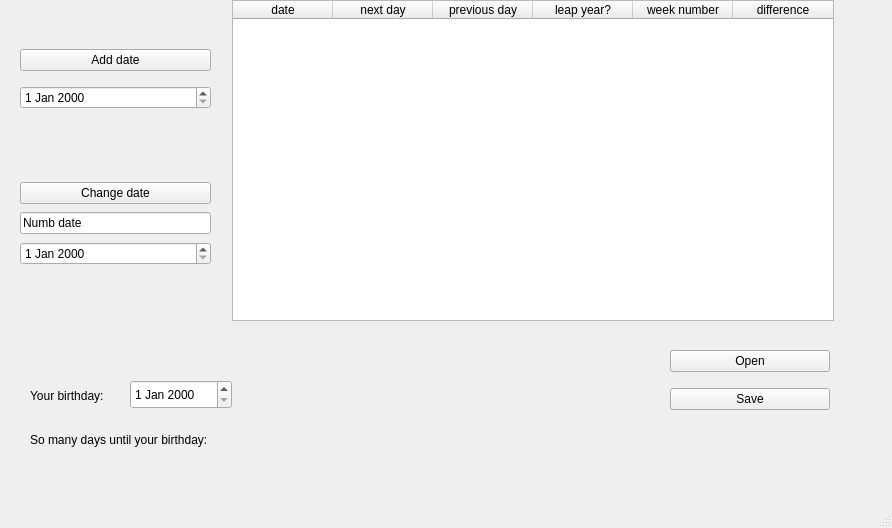
<?xml version="1.0" encoding="UTF-8"?>
<ui version="4.0">
 <class>MainWindow</class>
 <widget class="QMainWindow" name="MainWindow">
  <property name="enabled">
   <bool>true</bool>
  </property>
  <property name="geometry">
   <rect>
    <x>0</x>
    <y>0</y>
    <width>892</width>
    <height>528</height>
   </rect>
  </property>
  <property name="windowTitle">
   <string>Date</string>
  </property>
  <widget class="QWidget" name="bday">
   <widget class="QLabel" name="label">
    <property name="geometry">
     <rect>
      <x>30</x>
      <y>430</y>
      <width>191</width>
      <height>20</height>
     </rect>
    </property>
    <property name="text">
     <string>So many days until your birthday:</string>
    </property>
   </widget>
   <widget class="QLabel" name="number">
    <property name="geometry">
     <rect>
      <x>220</x>
      <y>430</y>
      <width>181</width>
      <height>20</height>
     </rect>
    </property>
    <property name="text">
     <string/>
    </property>
   </widget>
   <widget class="QDateEdit" name="getBirthday">
    <property name="geometry">
     <rect>
      <x>130</x>
      <y>380</y>
      <width>102</width>
      <height>29</height>
     </rect>
    </property>
   </widget>
   <widget class="QLabel" name="birthdaylbl">
    <property name="geometry">
     <rect>
      <x>30</x>
      <y>380</y>
      <width>81</width>
      <height>31</height>
     </rect>
    </property>
    <property name="font">
     <font>
      <kerning>true</kerning>
     </font>
    </property>
    <property name="text">
     <string>Your birthday:</string>
    </property>
   </widget>
   <widget class="QTableWidget" name="datesd">
    <property name="geometry">
     <rect>
      <x>232</x>
      <y>0</y>
      <width>602</width>
      <height>321</height>
     </rect>
    </property>
    <property name="lineWidth">
     <number>2</number>
    </property>
    <property name="autoScroll">
     <bool>true</bool>
    </property>
    <column>
     <property name="text">
      <string>date</string>
     </property>
    </column>
    <column>
     <property name="text">
      <string>next day</string>
     </property>
    </column>
    <column>
     <property name="text">
      <string>previous day</string>
     </property>
    </column>
    <column>
     <property name="text">
      <string>leap year?</string>
     </property>
    </column>
    <column>
     <property name="text">
      <string>week number</string>
     </property>
    </column>
    <column>
     <property name="text">
      <string>difference</string>
     </property>
    </column>
   </widget>
   <widget class="QWidget" name="verticalLayoutWidget">
    <property name="geometry">
     <rect>
      <x>20</x>
      <y>40</y>
      <width>191</width>
      <height>80</height>
     </rect>
    </property>
    <layout class="QVBoxLayout" name="verticalLayout">
     <item>
      <widget class="QPushButton" name="AddDate">
       <property name="text">
        <string>Add date</string>
       </property>
      </widget>
     </item>
     <item>
      <widget class="QDateEdit" name="getDay">
       <property name="maximumDate">
        <date>
         <year>9990</year>
         <month>12</month>
         <day>31</day>
        </date>
       </property>
       <property name="minimumDate">
        <date>
         <year>1752</year>
         <month>11</month>
         <day>1</day>
        </date>
       </property>
      </widget>
     </item>
    </layout>
   </widget>
   <widget class="QWidget" name="verticalLayoutWidget_2">
    <property name="geometry">
     <rect>
      <x>20</x>
      <y>180</y>
      <width>191</width>
      <height>87</height>
     </rect>
    </property>
    <layout class="QVBoxLayout" name="verticalLayout_2">
     <item>
      <widget class="QPushButton" name="ChangeDate">
       <property name="text">
        <string>Change date</string>
       </property>
      </widget>
     </item>
     <item>
      <widget class="QLineEdit" name="NumDate">
       <property name="text">
        <string>Numb date</string>
       </property>
      </widget>
     </item>
     <item>
      <widget class="QDateEdit" name="getDay2">
       <property name="maximumDate">
        <date>
         <year>9990</year>
         <month>12</month>
         <day>31</day>
        </date>
       </property>
       <property name="minimumDate">
        <date>
         <year>1752</year>
         <month>11</month>
         <day>1</day>
        </date>
       </property>
      </widget>
     </item>
    </layout>
   </widget>
   <widget class="QWidget" name="verticalLayoutWidget_3">
    <property name="geometry">
     <rect>
      <x>670</x>
      <y>340</y>
      <width>160</width>
      <height>80</height>
     </rect>
    </property>
    <layout class="QVBoxLayout" name="verticalLayout_3">
     <item>
      <widget class="QPushButton" name="openFile">
       <property name="text">
        <string>Open</string>
       </property>
      </widget>
     </item>
     <item>
      <widget class="QPushButton" name="saveButton">
       <property name="text">
        <string>Save</string>
       </property>
      </widget>
     </item>
    </layout>
   </widget>
  </widget>
  <widget class="QMenuBar" name="menubar">
   <property name="geometry">
    <rect>
     <x>0</x>
     <y>0</y>
     <width>892</width>
     <height>21</height>
    </rect>
   </property>
  </widget>
  <widget class="QStatusBar" name="statusbar"/>
 </widget>
 <resources/>
 <connections/>
</ui>
